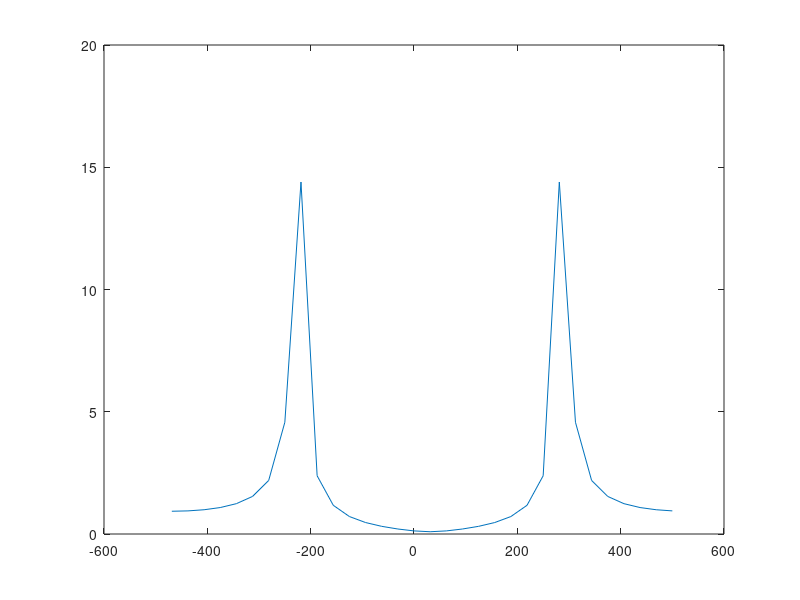

MATLAB code for this plot:
clear;
f = 243;
fs = 1000;
N0 = 32;
k = 0:N0-1;
f0 = fs/N0;
freq = (-N0/2 + 1:N0/2)*f0;
x = sin(2*pi*f*k/fs);
plot(freq,abs(fft(x,N0)));
estF = k * f0;